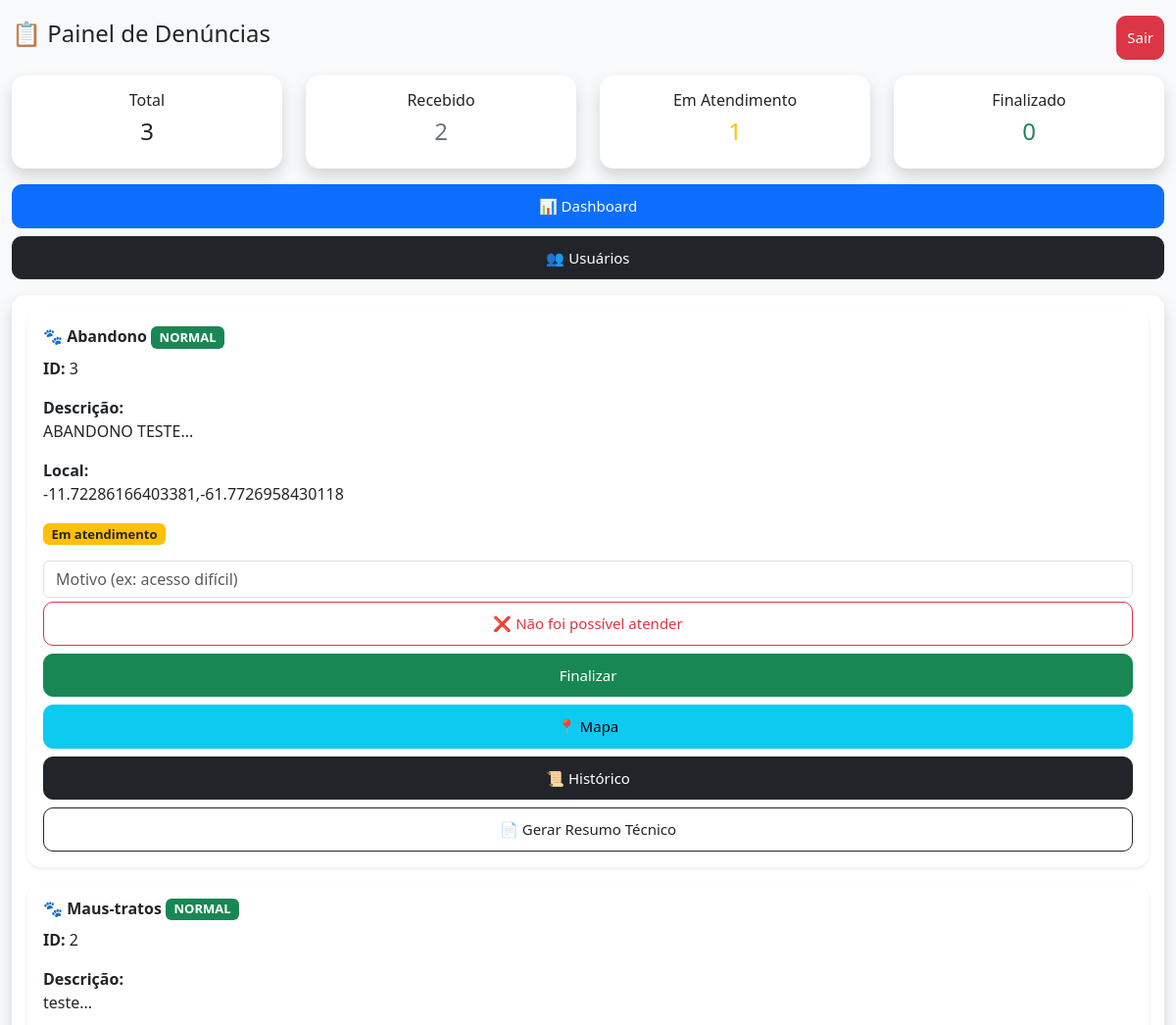
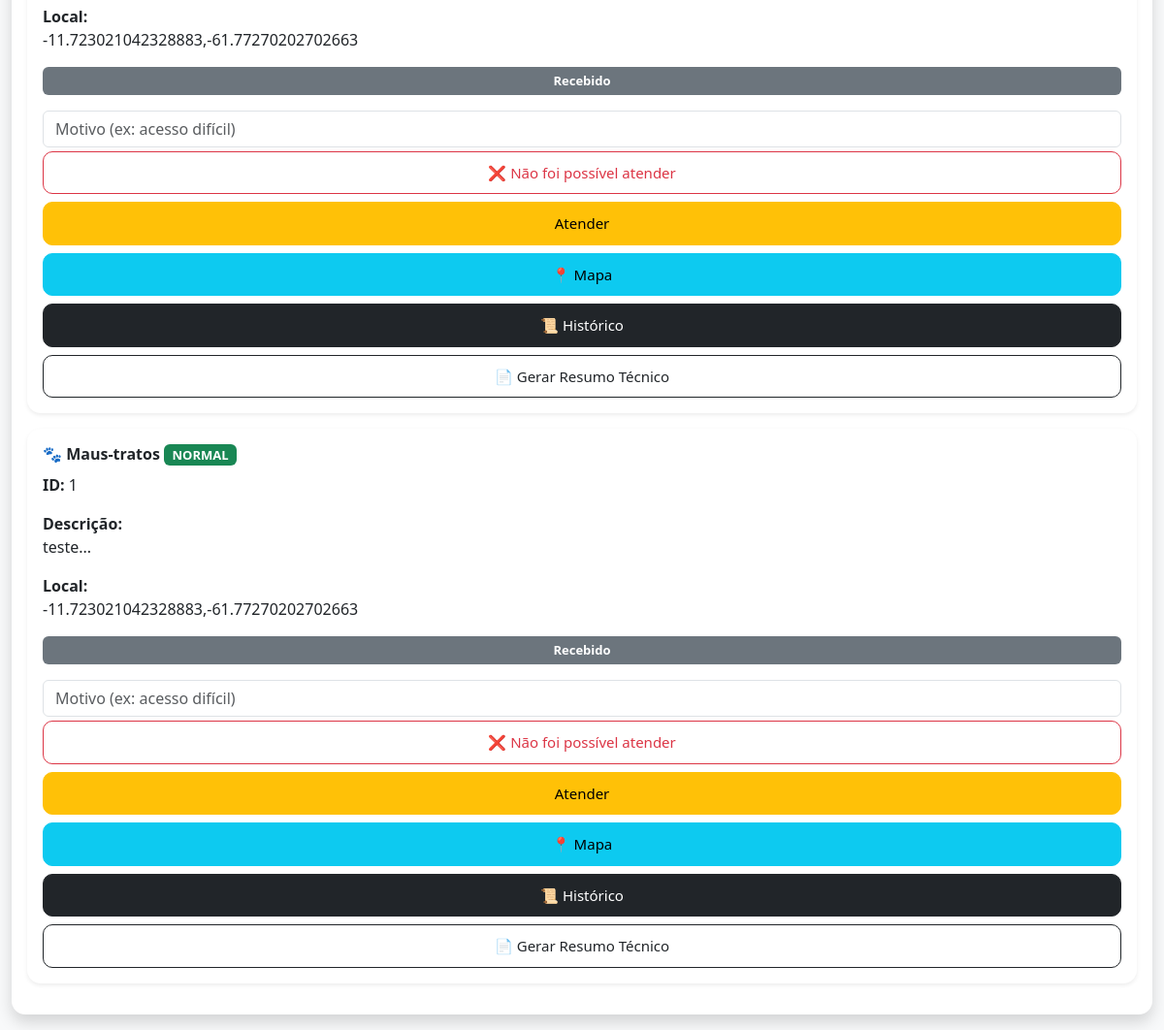
/painel (signed in), run on the app's committed database (2 pictures, top to bottom).
### tables this page shows
CREATE TABLE denuncias (
        id INTEGER PRIMARY KEY AUTOINCREMENT,
        tipo TEXT,
        descricao TEXT,
        localizacao TEXT,
        imagem TEXT,
        status TEXT,
        data_criacao TIMESTAMP DEFAULT CURRENT_TIMESTAMP
    , fiscal_id INTEGER, protocolo TEXT);

### app.py (the view)
@app.route('/painel')
def painel():
    if not session.get('logado'):
        return redirect('/login')
    conn = conectar()
    cursor = conn.cursor()
    cursor.execute("SELECT * FROM denuncias ORDER BY id DESC")
    dados = cursor.fetchall()
    cursor.execute("SELECT COUNT(*) FROM denuncias")
    total = cursor.fetchone()[0]
    cursor.execute("SELECT COUNT(*) FROM denuncias WHERE status = 'RECEBIDO'")
    recebido = cursor.fetchone()[0]
    cursor.execute("SELECT COUNT(*) FROM denuncias WHERE status = 'EM_ATENDIMENTO'")
    fiscalizacao = cursor.fetchone()[0]
    cursor.execute("SELECT COUNT(*) FROM denuncias WHERE status = 'FINALIZADO'")
    resolvido = cursor.fetchone()[0]
    cursor.execute("SELECT id, nome FROM usuarios WHERE tipo='fiscal'")
    fiscais = cursor.fetchall()
    conn.close()
    return render_template('painel.html',
                           dados=dados,
                           total=total,
                           recebido=recebido,
                           fiscalizacao=fiscalizacao,
                           resolvido=resolvido,
                           fiscais=fiscais)

### database.py (called while the page is built)
def conectar():
    return sqlite3.connect(os.path.join(BASE_DIR, 'banco.db'))

### templates/painel.html (shortened to what this page needs)
<!DOCTYPE html>
<html>
<head>
    <link href="https://cdn.jsdelivr.net/npm/bootstrap@5.3.0/dist/css/bootstrap.min.css" rel="stylesheet">
</head>
<body class="bg-light">
<div class="container-fluid py-3">
    <div class="d-flex justify-content-between align-items-center mb-3">
    <h4>📋 Painel de Denúncias</h4>
    <a href="/logout" class="btn btn-danger">Sair</a>
</div>
    <div class="row mb-3">
    <div class="col-6 col-md-3">
        <div class="card text-center shadow">
            <div class="card-body">
                <h6>Total</h6>
                <h4>{{ total }}</h4>
            </div>
        </div>
    </div>
    <div class="col-6 col-md-3">
        <div class="card text-center shadow">
            <div class="card-body">
                <h6>Recebido</h6>
                <h4 class="text-secondary">{{ recebido }}</h4>
            </div>
        </div>
    </div>
    <div class="col-6 col-md-3">
        <div class="card text-center shadow">
            <div class="card-body">
                <h6>Em Atendimento</h6>
                <h4 class="text-warning">{{ fiscalizacao }}</h4>
            </div>
        </div>
    </div>
    <div class="col-6 col-md-3">
        <div class="card text-center shadow">
            <div class="card-body">
                <h6>Finalizado</h6>
                <h4 class="text-success">{{ resolvido }}</h4>
            </div>
        </div>
    </div>
</div>
    <div class="d-grid gap-2 mb-3">
        <a href="/dashboard" class="btn btn-primary">📊 Dashboard</a>
        <a href="/usuarios" class="btn btn-dark">👥 Usuários</a>
    </div>
    <div class="card shadow p-3">
        {% for d in dados %}
        <div class="card mb-3 shadow-sm">
            <div class="card-body">
                <h6 class="fw-bold">
                    🐾 {{ d[1] }}
                    {% if d[6] == 'URGENTE' %}
                        <span class="badge bg-danger">URGENTE</span>
                    {% elif d[6] == 'PRIORITARIO' %}
                        <span class="badge bg-warning text-dark">PRIORITÁRIO</span>
                    {% else %}
                        <span class="badge bg-success">NORMAL</span>
                    {% endif %}
                </h6>
                <p><strong>ID:</strong> {{ d[0] }}</p>
                <p>
                    <strong>Descrição:</strong><br>
                    {{ d[2][:80] }}...
                </p>
                <p>
                    <strong>Local:</strong><br>
                    {{ d[3] }}
                </p>
                <p>
                    {% if d[5] == 'RECEBIDO' %}
                        <span class="badge bg-secondary w-100 py-2">Recebido</span>
                    {% elif d[5] == 'EM_ATENDIMENTO' %}
                        <span class="badge bg-warning text-dark">Em atendimento</span>
                    {% elif d[5] == 'FINALIZADO' %}
                        <span class="badge bg-success">Finalizado</span>
                    {% elif d[5] == 'NAO_ATENDIDO' %}
                        <span class="badge bg-danger">Não atendido</span>
                    {% endif %}
                </p>
                {% if d[5] != 'FINALIZADO' and d[5] != 'NAO_ATENDIDO' %}
                <form action="/nao_atendido/{{ d[0] }}" method="post">
                    <input type="text" name="motivo" class="form-control mb-1"
                           placeholder="Motivo (ex: acesso difícil)" required>
                    <button class="btn btn-outline-danger btn-sm w-100">
                        ❌ Não foi possível atender
                    </button>
                </form>
                {% endif %}
                <div class="d-grid gap-2 mt-2">
                    {% if d[5] == 'RECEBIDO' %}
                    <a href="/atualizar_status/{{ d[0] }}/EM_ATENDIMENTO"
                       class="btn btn-warning btn-sm"
                       onclick="return confirm('Iniciar atendimento?')">
                       Atender
                    </a>
                    {% elif d[5] == 'EM_ATENDIMENTO' %}
                    <a href="/atualizar_status/{{ d[0] }}/FINALIZADO"
                       class="btn btn-success btn-sm"
                       onclick="return confirm('Finalizar atendimento?')">
                       Finalizar
                    </a>
                    {% endif %}
                    <a href="/mapa/{{ d[0] }}" class="btn btn-info btn-sm">
                        📍 Mapa
                    </a>
                    <a href="/historico/{{ d[0] }}" class="btn btn-dark btn-sm">
                       📜 Histórico
                    </a>
                    <a href="/gerar_pdf/{{ d[0] }}" class="btn btn-outline-dark btn-sm">
                       📄 Gerar Resumo Técnico
                    </a>
                </div>
            </div>
        </div>
        {% endfor %}
    </div>
</div>
</body>
</html>

### templates/painel.html (style rules this page uses)
.badge { font-size: 13px; }
.btn-sm { border-radius: 8px; }
.card { border-radius: 14px; border: none; box-shadow: 0 4px 12px rgba(0,0,0,0.08); }
.btn { border-radius: 10px; padding: 10px; font-size: 15px; }
html, body { overflow-x: hidden; }

### data on the page
denuncias: tipo "Abandono", shows "NORMAL", id "3", descricao "ABANDONO TESTE", localizacao "-11.72286166403381,-61.7726958430118", status "Em atendimento"
denuncias: tipo "Maus-tratos", shows "NORMAL", id "2", descricao "teste", localizacao "-11.723021042328883,-61.77270202702663", status "Recebido"
denuncias: tipo "Maus-tratos", shows "NORMAL", id "1", descricao "teste", localizacao "-11.723021042328883,-61.77270202702663", status "Recebido"

### other printed values
{{ total }} "3"
{{ recebido }} "2"
{{ fiscalizacao }} "1"
{{ resolvido }} "0"
